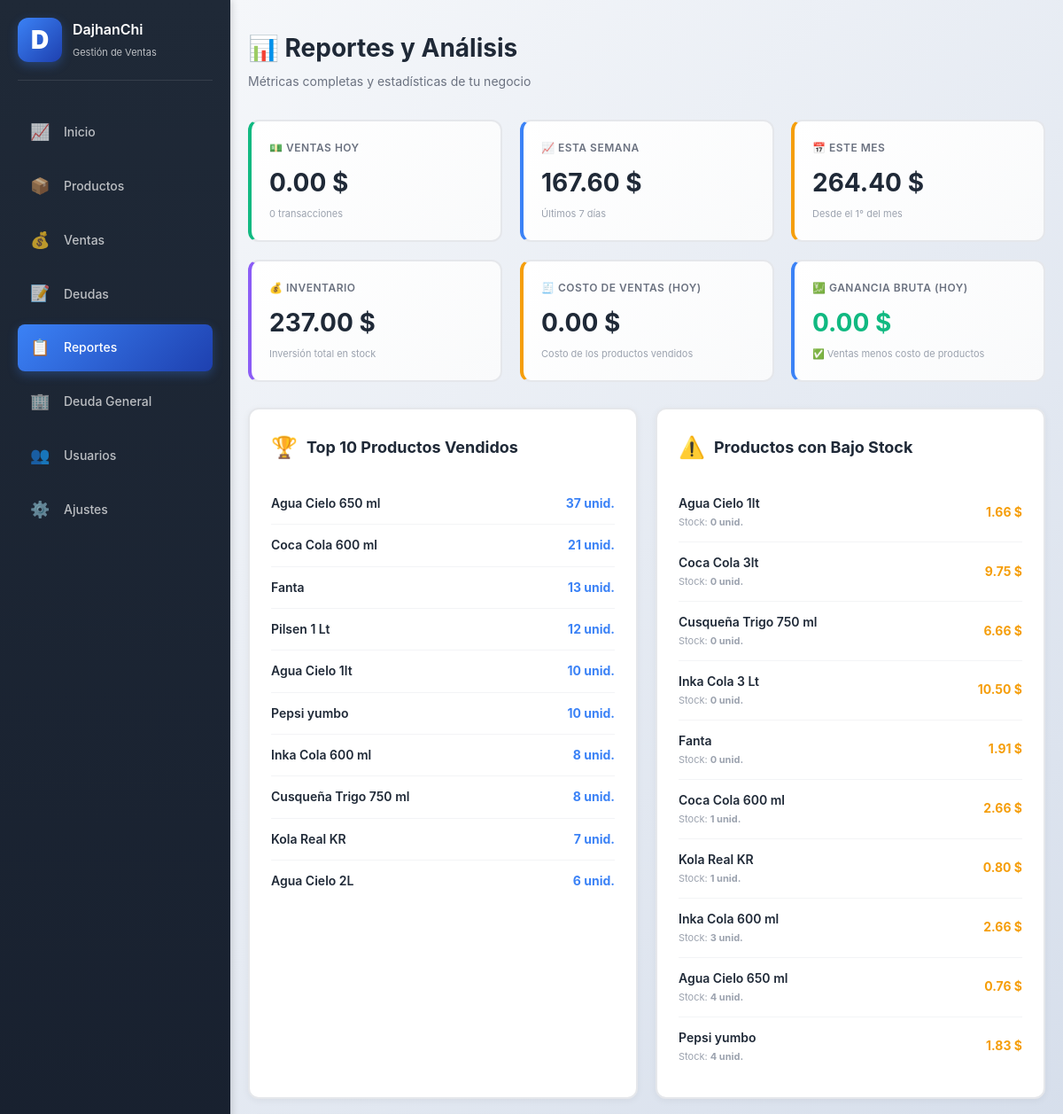
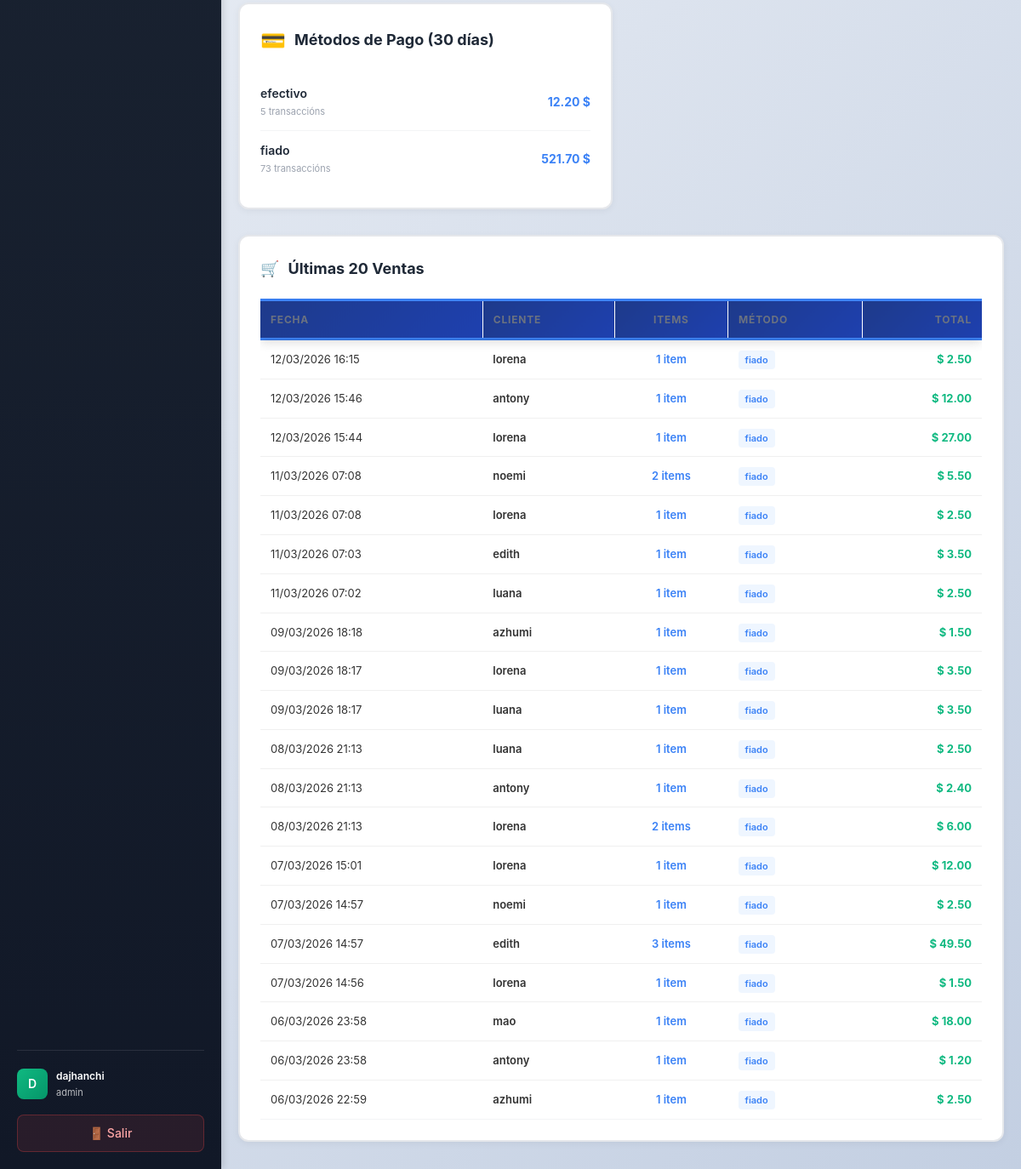
Screenshot of /reports (signed in) with the database file from the repository (2 pictures, top to bottom).
### app.py (models this page shows, shortened)
class Product(db.Model):
    id = db.Column(db.Integer, primary_key=True)
    user_id = db.Column(db.Integer, db.ForeignKey("user.id"), nullable=False, index=True)
    name = db.Column(db.String(160), nullable=False, index=True)
    sku = db.Column(db.String(64), nullable=True, index=True)
    package_cost_cents = db.Column(db.Integer, nullable=False, default=0)
    package_quantity = db.Column(db.Integer, nullable=False, default=1)
    cost_cents = db.Column(db.Integer, nullable=False, default=0)
    price_cents = db.Column(db.Integer, nullable=False, default=0)
    stock = db.Column(db.Integer, nullable=False, default=0, index=True)
    minimum_stock = db.Column(db.Integer, nullable=False, default=5)
    user = db.relationship("User", backref=db.backref("products", lazy=True))

class Sale(db.Model):
    id = db.Column(db.Integer, primary_key=True)
    user_id = db.Column(db.Integer, db.ForeignKey("user.id"), nullable=False, index=True)
    created_at = db.Column(db.DateTime, nullable=False, default=datetime.now, index=True)
    customer_name = db.Column(db.String(160))
    payment_method = db.Column(db.String(20), nullable=False, default="efectivo")  # efectivo, yape, fiado
    total_cents = db.Column(db.Integer, nullable=False, default=0)
    paid_cents = db.Column(db.Integer, nullable=False, default=0)
    payment_status = db.Column(db.String(20), nullable=False, default="pagado")  # pagado, pendiente, parcial
    user = db.relationship("User", backref=db.backref("sales", lazy=True))

### app.py (the view)
@app.route("/reports")
@login_required
@require_permission("reports")
def reports():
    user_id = session.get("user_id")
    today = datetime.now()
    today_start = today.replace(hour=0, minute=0, second=0, microsecond=0)
    today_end = today_start + timedelta(days=1)
    total_sales_today = (
        db.session.query(db.func.coalesce(db.func.sum(Sale.total_cents), 0))
        .filter(Sale.user_id == user_id, Sale.created_at >= today_start, Sale.created_at < today_end)
        .scalar()
    )
    total_transactions_today = (
        db.session.query(db.func.count(Sale.id))
        .filter(Sale.user_id == user_id, Sale.created_at >= today_start, Sale.created_at < today_end)
        .scalar()
    )
    week_start = today_start - timedelta(days=7)
    total_sales_week = (
        db.session.query(db.func.coalesce(db.func.sum(Sale.total_cents), 0))
        .filter(Sale.user_id == user_id, Sale.created_at >= week_start, Sale.created_at < today_end)
        .scalar()
    )
    month_start = today.replace(day=1, hour=0, minute=0, second=0, microsecond=0)
    total_sales_month = (
        db.session.query(db.func.coalesce(db.func.sum(Sale.total_cents), 0))
        .filter(Sale.user_id == user_id, Sale.created_at >= month_start, Sale.created_at < today_end)
        .scalar()
    )
    total_invested = (
        db.session.query(db.func.coalesce(db.func.sum(Product.cost_cents * Product.stock), 0))
        .filter(Product.user_id == user_id)
        .scalar()
    )
    top_products = (
        db.session.query(Product.name, db.func.sum(SaleItem.qty).label("qty"))
        .join(SaleItem, SaleItem.product_id == Product.id)
        .join(Sale, Sale.id == SaleItem.sale_id)
        .filter(Product.user_id == user_id)
        .group_by(Product.id, Product.name)
        .order_by(db.desc("qty"))
        .limit(10)
        .all()
    )
    low_stock_products = (
        db.session.query(Product.name, Product.stock, Product.cost_cents)
        .filter(Product.user_id == user_id, Product.stock < 10)
        .order_by(Product.stock.asc())
        .limit(10)
        .all()
    )
    thirty_days_ago = today_start - timedelta(days=30)
    payment_methods = (
        db.session.query(Sale.payment_method, db.func.count(Sale.id).label("count"), db.func.sum(Sale.total_cents).label("total"))
        .filter(Sale.user_id == user_id, Sale.created_at >= thirty_days_ago)
        .group_by(Sale.payment_method)
        .all()
    )
    recent_sales = (
        db.session.query(Sale)
        .filter(Sale.user_id == user_id)
        .order_by(Sale.created_at.desc())
        .limit(20)
        .all()
    )
    today_sales_summary = (
        db.session.query(
            db.func.coalesce(db.func.sum(Sale.total_cents), 0),
            db.func.coalesce(db.func.sum(SaleItem.qty * Product.cost_cents), 0)
        )
        .join(SaleItem, SaleItem.sale_id == Sale.id)
        .join(Product, Product.id == SaleItem.product_id)
        .filter(Sale.user_id == user_id, Sale.created_at >= today_start, Sale.created_at < today_end)
        .first()
    )
    today_cost = today_sales_summary[1] if today_sales_summary[1] else 0
    today_gross_profit = total_sales_today - today_cost
    return render_template(
        "reports.html",
        total_sales_today=total_sales_today,
        total_transactions_today=total_transactions_today,
        total_sales_week=total_sales_week,
        total_sales_month=total_sales_month,
        top_products=top_products,
        low_stock_products=low_stock_products,
        total_invested=total_invested,
        payment_methods=payment_methods,
        recent_sales=recent_sales,
        today_cost=today_cost,
        today_gross_profit=today_gross_profit,
    )

### templates/reports.html (shortened to what this page needs)
{% extends "base.html" %}
{% block content %}
<div class="page-head">
    <div>
        <h1>📊 Reportes y Análisis</h1>
        <p style="color: #6b7280; margin: 4px 0 0 0;">Métricas completas y estadísticas de tu negocio</p>
    </div>
</div>
<div class="metrics-grid">
    <div class="metric-card green animate-card-pop animate-stagger-1">
        <div class="metric-label">💵 Ventas Hoy</div>
        <div class="metric-value">{{ "%.2f"|format(total_sales_today / 100) }} $</div>
        <div class="metric-subtitle">{{ total_transactions_today }} transacciones</div>
    </div>
    <div class="metric-card blue animate-card-pop animate-stagger-2">
        <div class="metric-label">📈 Esta Semana</div>
        <div class="metric-value">{{ "%.2f"|format(total_sales_week / 100) }} $</div>
        <div class="metric-subtitle">Últimos 7 días</div>
    </div>
    <div class="metric-card orange animate-card-pop animate-stagger-3">
        <div class="metric-label">📅 Este Mes</div>
        <div class="metric-value">{{ "%.2f"|format(total_sales_month / 100) }} $</div>
        <div class="metric-subtitle">Desde el 1° del mes</div>
    </div>
    <div class="metric-card purple animate-card-pop animate-stagger-4">
        <div class="metric-label">💰 Inventario</div>
        <div class="metric-value">{{ "%.2f"|format(total_invested / 100) }} $</div>
        <div class="metric-subtitle">Inversión total en stock</div>
    </div>
    <div class="metric-card orange animate-card-pop animate-stagger-5">
        <div class="metric-label">🧾 Costo de Ventas (Hoy)</div>
        <div class="metric-value">{{ "%.2f"|format(today_cost / 100) }} $</div>
        <div class="metric-subtitle">Costo de los productos vendidos</div>
    </div>
    <div class="metric-card blue animate-card-pop animate-stagger-6">
        <div class="metric-label">💹 Ganancia Bruta (Hoy)</div>
        <div class="metric-value" style="color: {% if today_gross_profit >= 0 %}#10b981{% else %}#ef4444{% endif %};">
            {{ "%.2f"|format(today_gross_profit / 100) }} $
        </div>
        <div class="metric-subtitle">
            {% if today_gross_profit >= 0 %}
                ✅ Ventas menos costo de productos
            {% else %}
                ⚠️ El costo supera las ventas del día
            {% endif %}
        </div>
    </div>
</div>
<div class="reports-grid">
    <div class="report-section animate-slide-up">
        <div class="report-title">
            <span class="report-title-icon">🏆</span>
            <span>Top 10 Productos Vendidos</span>
        </div>
        {% if top_products %}
            {% for name, qty in top_products %}
            <div class="item-row">
                <span class="item-name">{{ name }}</span>
                <span class="item-value">{{ qty }} unid.</span>
            </div>
            {% endfor %}
        {% else %}
            <div class="empty-state">
                <div class="empty-state-icon">📭</div>
                <p>Sin datos disponibles aún</p>
            </div>
        {% endif %}
    </div>
    <div class="report-section animate-slide-up">
        <div class="report-title">
            <span class="report-title-icon">⚠️</span>
            <span>Productos con Bajo Stock</span>
        </div>
        {% if low_stock_products %}
            {% for name, stock, cost in low_stock_products %}
            <div class="item-row">
                <div>
                    <div class="item-name">{{ name }}</div>
                    <div style="font-size: 11px; color: #9ca3af; margin-top: 2px;">
                        Stock: <strong>{{ stock }} unid.</strong>
                    </div>
                </div>
                <span class="item-value" style="color: #f59e0b;">{{ "%.2f"|format(cost / 100) }} $</span>
            </div>
            {% endfor %}
        {% else %}
            <div class="empty-state">
                <div class="empty-state-icon">✅</div>
                <p>Todos los productos tienen buen stock</p>
            </div>
        {% endif %}
    </div>
    <div class="report-section animate-slide-up">
        <div class="report-title">
            <span class="report-title-icon">💳</span>
            <span>Métodos de Pago (30 días)</span>
        </div>
        {% if payment_methods %}
            {% set total_sales_all = payment_methods | map(attribute='total') | sum %}
            {% for method, count, total in payment_methods %}
            <div class="item-row">
                <div>
                    <div class="item-name">{{ method or 'No especificado' }}</div>
                    <div style="font-size: 11px; color: #9ca3af; margin-top: 2px;">
                        {{ count }} transacción{{ 's' if count != 1 else '' }}
                    </div>
                </div>
                <span class="item-value">{{ "%.2f"|format(total / 100) }} $</span>
            </div>
            {% endfor %}
        {% else %}
            <div class="empty-state">
                <div class="empty-state-icon">📭</div>
                <p>Sin datos disponibles aún</p>
            </div>
        {% endif %}
    </div>
</div>
<div class="full-width-table">
    <div class="table-title">
        <span>🛒</span>
        <span>Últimas 20 Ventas</span>
    </div>
    {% if recent_sales %}
    <div style="overflow-x: auto;">
        <table style="width: 100%; border-collapse: collapse;">
            <thead>
                <tr style="border-bottom: 2px solid #e5e7eb;">
                    <th style="text-align: left; padding: 12px; font-weight: 700; color: #6b7280; font-size: 12px; text-transform: uppercase;">Fecha</th>
                    <th style="text-align: left; padding: 12px; font-weight: 700; color: #6b7280; font-size: 12px; text-transform: uppercase;">Cliente</th>
                    <th style="text-align: center; padding: 12px; font-weight: 700; color: #6b7280; font-size: 12px; text-transform: uppercase;">Items</th>
                    <th style="text-align: left; padding: 12px; font-weight: 700; color: #6b7280; font-size: 12px; text-transform: uppercase;">Método</th>
                    <th style="text-align: right; padding: 12px; font-weight: 700; color: #6b7280; font-size: 12px; text-transform: uppercase;">Total</th>
                </tr>
            </thead>
            <tbody>
            {% for sale in recent_sales %}
                <tr style="border-bottom: 1px solid #f3f4f6; transition: all 0.2s ease;" onmouseover="this.style.background='#f9fafb'" onmouseout="this.style.background='transparent'">
                    <td style="padding: 12px; font-size: 13px;">
                        {{ sale.created_at.strftime('%d/%m/%Y %H:%M') }}
                    </td>
                    <td style="padding: 12px; font-size: 13px; font-weight: 600;">
                        {{ sale.customer_name }}
                    </td>
                    <td style="padding: 12px; text-align: center; font-size: 13px; color: #3b82f6; font-weight: 600;">
                        {{ sale.items | length }} {{ 'item' if sale.items | length == 1 else 'items' }}
                    </td>
                    <td style="padding: 12px; font-size: 13px;">
                        <span style="background: #eff6ff; color: #3b82f6; padding: 4px 8px; border-radius: 4px; font-weight: 600; font-size: 11px;">
                            {{ sale.payment_method or '—' }}
                        </span>
                    </td>
                    <td style="padding: 12px; text-align: right; font-weight: 700; color: #10b981; font-size: 13px;">
                        $ {{ "%.2f"|format(sale.total_cents / 100) }}
                    </td>
                </tr>
            {% endfor %}
            </tbody>
        </table>
    </div>
    {% else %}
    <div class="empty-state">
        <div class="empty-state-icon">📭</div>
        <p>No hay ventas registradas aún</p>
    </div>
    {% endif %}
</div>
{% endblock %}

### rows the page displays
Product: name "Agua Cielo 650 ml", qty "37", stock "4", cost/100 "0.76"
Product: name "Coca Cola 600 ml", qty "21", stock "1", cost/100 "2.66"
Product: name "Fanta", qty "13", stock "0", cost/100 "1.91"
Product: name "Pilsen 1 Lt", package_quantity "12"
Product: name "Agua Cielo 1lt", qty "10", stock "0", cost/100 "1.66"
Product: name "Pepsi yumbo", qty "10", stock "4", cost/100 "1.83"
Product: name "Inka Cola 600 ml", qty "8", stock "3", cost/100 "2.66"
Product: name "Cusqueña Trigo 750 ml", qty "8", stock "0", cost/100 "6.66"
Product: name "Kola Real KR", qty "7", stock "1", cost/100 "0.80"
Product: name "Agua Cielo 2L", package_quantity "6"
Product: name "Coca Cola 3lt", stock "0", cost/100 "9.75"
Product: name "Inka Cola 3 Lt", stock "0", cost/100 "10.50"
Sale: created_at "12/03/2026 16:15", customer_name "lorena", items|length "1", items "item", payment_method "fiado", sale.total_cents/100 "2.50"
Sale: created_at "12/03/2026 15:46", customer_name "antony", items|length "1", items "item", payment_method "fiado", sale.total_cents/100 "12.00"
Sale: created_at "12/03/2026 15:44", customer_name "lorena", items|length "1", items "item", payment_method "fiado", sale.total_cents/100 "27.00"
Sale: created_at "11/03/2026 07:08", customer_name "noemi", items|length "2", items "items", payment_method "fiado", sale.total_cents/100 "5.50"
Sale: created_at "11/03/2026 07:08", customer_name "lorena", items|length "1", items "item", payment_method "fiado", sale.total_cents/100 "2.50"
Sale: created_at "11/03/2026 07:03", customer_name "edith", items|length "1", items "item", payment_method "fiado", sale.total_cents/100 "3.50"
Sale: created_at "11/03/2026 07:02", customer_name "luana", items|length "1", items "item", payment_method "fiado", sale.total_cents/100 "2.50"
Sale: created_at "09/03/2026 18:18", customer_name "azhumi", items|length "1", items "item", payment_method "fiado", sale.total_cents/100 "1.50"
Sale: created_at "09/03/2026 18:17", customer_name "lorena", items|length "1", items "item", payment_method "fiado", sale.total_cents/100 "3.50"
Sale: created_at "09/03/2026 18:17", customer_name "luana", items|length "1", items "item", payment_method "fiado", sale.total_cents/100 "3.50"
Sale: created_at "08/03/2026 21:13", customer_name "luana", items|length "1", items "item", payment_method "fiado", sale.total_cents/100 "2.50"
Sale: created_at "08/03/2026 21:13", customer_name "antony", items|length "1", items "item", payment_method "fiado", sale.total_cents/100 "2.40"
Sale: created_at "08/03/2026 21:13", customer_name "lorena", items|length "2", items "items", payment_method "fiado", sale.total_cents/100 "6.00"
Sale: created_at "07/03/2026 15:01", customer_name "lorena", items|length "1", items "item", payment_method "fiado", sale.total_cents/100 "12.00"
Sale: created_at "07/03/2026 14:57", customer_name "noemi", items|length "1", items "item", payment_method "fiado", sale.total_cents/100 "2.50"
Sale: created_at "07/03/2026 14:57", customer_name "edith", items|length "3", items "items", payment_method "fiado", sale.total_cents/100 "49.50"
Sale: created_at "07/03/2026 14:56", customer_name "lorena", items|length "1", items "item", payment_method "fiado", sale.total_cents/100 "1.50"
Sale: created_at "06/03/2026 23:58", customer_name "mao", items|length "1", items "item", payment_method "fiado", sale.total_cents/100 "18.00"
Sale: created_at "06/03/2026 23:58", customer_name "antony", items|length "1", items "item", payment_method "fiado", sale.total_cents/100 "1.20"
Sale: created_at "06/03/2026 22:59", customer_name "azhumi", items|length "1", items "item", payment_method "fiado", sale.total_cents/100 "2.50"

### other values shown
{{ session.get('username', 'U')[0].upper() }} "D"
{{ session.get('username', 'Usuario') }} "dajhanchi"
{{ session.get('role', 'user') }} "admin"
{{ "%.2f"|format(total_sales_today / 100) }} "0.00"
{{ total_transactions_today }} "0"
{{ "%.2f"|format(total_sales_week / 100) }} "167.60"
{{ "%.2f"|format(total_sales_month / 100) }} "264.40"
{{ "%.2f"|format(total_invested / 100) }} "237.00"
{{ "%.2f"|format(today_cost / 100) }} "0.00"
{{ "%.2f"|format(today_gross_profit / 100) }} "0.00"
{{ method or 'No especificado' }} "efectivo" "fiado"
{{ count }} "5" "73"
{{ 's' if count != 1 else '' }} "s" "s"
{{ "%.2f"|format(total / 100) }} "12.20" "521.70"
